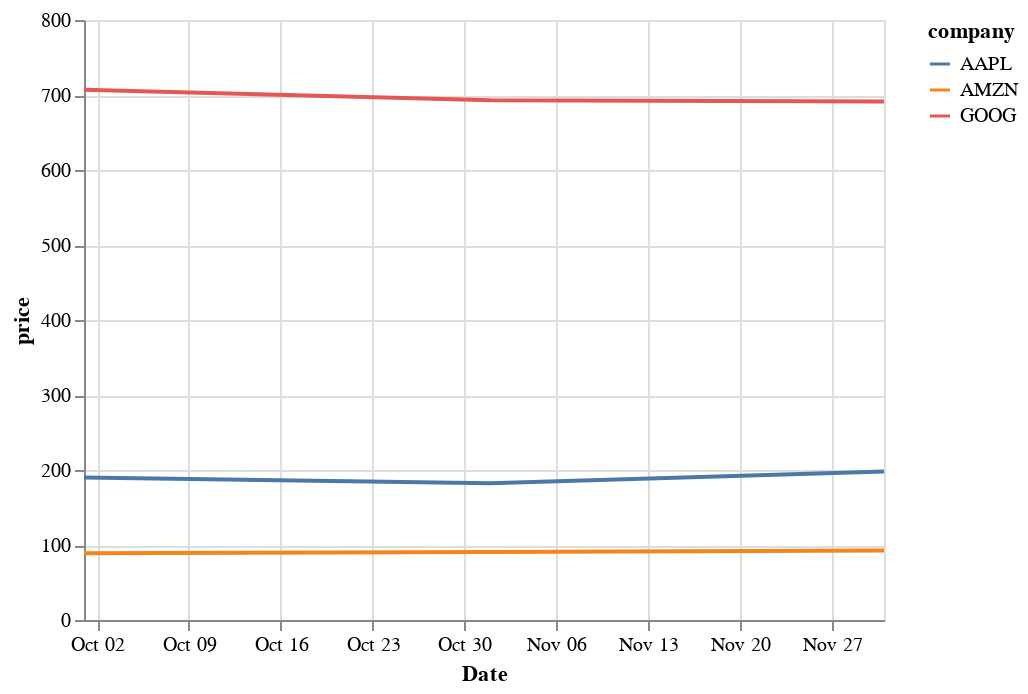

The notebook cell this image was saved under:
### Code cell
alt.Chart(long_form).mark_line().encode(
  x='Date:T',
  y='price:Q',
  color='company:N'
)

### Figure 1 — Vega-Lite specification as saved in the notebook (floating-point values rounded to 4 significant figures)
{"config": {"view": {"continuousWidth": 400, "continuousHeight": 300}}, "data": {"name": "data-c1c85a49afab630aae80b2f4a4fad509"}, "mark": "line", "encoding": {"color": {"field": "company", "type": "nominal"}, "x": {"field": "Date", "type": "temporal"}, "y": {"field": "price", "type": "quantitative"}}, "$schema": "https://vega.github.io/schema/vega-lite/v4.17.0.json", "datasets": {"data-c1c85a49afab630aae80b2f4a4fad509": [{"Date": "2022-10-01", "company": "AAPL", "price": 189.9}, {"Date": "2022-11-01", "company": "AAPL", "price": 182.2}, {"Date": "2022-12-01", "company": "AAPL", "price": 198.1}, {"Date": "2022-10-01", "company": "AMZN", "price": 89.15}, {"Date": "2022-11-01", "company": "AMZN", "price": 90.56}, {"Date": "2022-12-01", "company": "AMZN", "price": 92.64}, {"Date": "2022-10-01", "company": "GOOG", "price": 707.0}, {"Date": "2022-11-01", "company": "GOOG", "price": 693.0}, {"Date": "2022-12-01", "company": "GOOG", "price": 691.5}]}}
